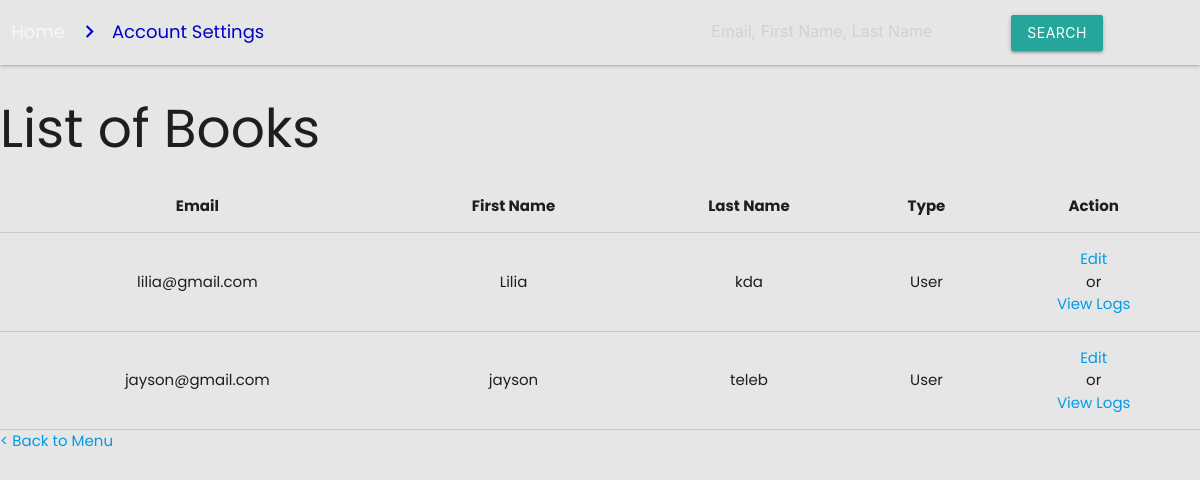
The app's page /activity-log.php with its own data.
### tables this page shows
CREATE TABLE `users` (
  `id` int(11) NOT NULL,
  `first_name` varchar(255) NOT NULL,
  `last_name` varchar(255) NOT NULL,
  `email` varchar(255) NOT NULL,
  `password` varchar(255) NOT NULL,
  `user_type` varchar(255) NOT NULL,
  `status` varchar(255) NOT NULL
);

### activity-log.php (the view, shortened to what this page needs)
<!DOCTYPE html>
<html lang="en">
<head>
    <link rel="stylesheet" href="admin-style.css">
    <?php @include 'include/header.php'?>
</head>
<body>
<?php
    $db = mysqli_connect("localhost", "root", "", "library") or die(mysqli_error($db));
    echo   "  <nav class='header'>
                <div class='nav-wrapper'>
                <div class='row'>
                    <div class='input-field col s7'>
                        <a href='Body.php' class='breadcrumb'>Home</a>
                        <a href='activity-log.php' class='breadcrumb'>Account Settings</a>
                        </div>
                    <div class='input-field col s3'>
                    <form action='' method='get'>
                    <input type='text'id='keyword' name='keyword' placeholder='Email, First Name, Last Name'>
                    </div>
                    <div class='input-field col s2'>
                    <button type='submit' class='waves-effect waves-light btn'>Search</button>
                    </div>
                    </div>
                    </div>
                </form>
            </nav>
    <table class='centered' id='dataTable' width='100%' cellspacing='0'>
        ";
        $keyword = isset($_GET["keyword"]) ? $_GET["keyword"] : '';
        if (!empty($keyword)) {
            $sql = "SELECT * FROM users WHERE email LIKE '%$keyword%' OR first_name LIKE '%$keyword%' OR last_name LIKE '%$keyword%'";
        } else {
            $sql = "SELECT * FROM users";
        }
        $result = mysqli_query($db, $sql) or die(mysqli_error($db));
        if ($result->num_rows > 0) {
            echo "<div class='book'>";
            echo "<h2>List of Books</h2>";
            echo "<table class='centered'>";
            echo "<thead>
            <tr>
            <th>Email</th>
            <th>First Name</th>
            <th>Last Name</th>
            <th>Type</th>
            <th>Action</th>
            </tr>
            </thead>";
            echo "<tbody>";
            while($row = $result->fetch_assoc()) {
                echo "<tr>
                <td>" . $row["email"] . "</td>
                <td>" . $row["first_name"] . "</td>
                <td>" . $row["last_name"] . "</td>
                <td> " . ucfirst($row["user_type"]) . "</td>";
                ?>
                <td>
                    <a href="edit-user.php?id=<?php echo $row["id"];?>">Edit</a>
                    <p>or</p>
                    <a href="user-logs.php?email=<?php echo $row["email"];?>">View Logs</a>
                </td>
                <?php
            }
            echo "</tbody>";
            echo "</table>";
            echo "</div>";
        }
     ?>
  </table>
  <div class="footer">
		<a href="Accession_record.php">< Back to Menu</a>
	</div>
</body>
</html>

### admin-style.css (style rules this page uses)
* { margin: 0; padding: 0; font-family: 'Poppins', sans-serif; box-sizing: border-box; justify-content: center; background-color: #E6E6E6; }
.breadcrumb:before { color: #0000C8 !important; }
.breadcrumb:last-child { color: #0000C8 !important; }
.header { position:flex; top: 0; background-color: blue; }
.footer { position:flex; bottom: 0; }

### records on screen
users: email "lilia@gmail.com", first_name "Lilia", last_name "kda", user_type "User"
users: email "jayson@gmail.com", first_name "jayson", last_name "teleb", user_type "User"
